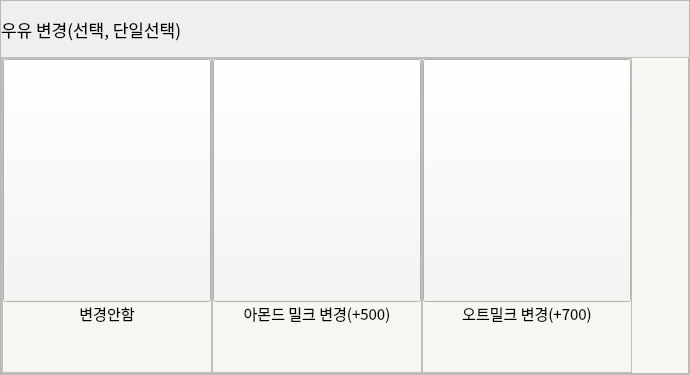
                 <widget class="QFrame" name="option_frame_9">
                  <property name="minimumSize">
                   <size>
                    <width>0</width>
                    <height>375</height>
                   </size>
                  </property>
                  <property name="maximumSize">
                   <size>
                    <width>23592958</width>
                    <height>375</height>
                   </size>
                  </property>
                  <property name="styleSheet">
                   <string notr="true"/>
                  </property>
                  <property name="frameShape">
                   <enum>QFrame::StyledPanel</enum>
                  </property>
                  <property name="frameShadow">
                   <enum>QFrame::Raised</enum>
                  </property>
                  <layout class="QVBoxLayout" name="verticalLayout_19">
                   <property name="spacing">
                    <number>0</number>
                   </property>
                   <property name="leftMargin">
                    <number>0</number>
                   </property>
                   <property name="topMargin">
                    <number>0</number>
                   </property>
                   <property name="rightMargin">
                    <number>0</number>
                   </property>
                   <property name="bottomMargin">
                    <number>0</number>
                   </property>
                   <item>
                    <widget class="QLabel" name="option_9_title">
                     <property name="minimumSize">
                      <size>
                       <width>0</width>
                       <height>0</height>
                      </size>
                     </property>
                     <property name="maximumSize">
                      <size>
                       <width>23592958</width>
                       <height>56</height>
                      </size>
                     </property>
                     <property name="font">
                      <font>
                       <family>Pretendard Medium</family>
                       <pointsize>13</pointsize>
                      </font>
                     </property>
                     <property name="text">
                      <string>우유 변경(선택, 단일선택)</string>
                     </property>
                    </widget>
                   </item>
                   <item>
                    <widget class="QFrame" name="frame_17">
                     <property name="styleSheet">
                      <string notr="true">background-color: rgb(247, 246, 243);</string>
                     </property>
                     <property name="frameShape">
                      <enum>QFrame::StyledPanel</enum>
                     </property>
                     <property name="frameShadow">
                      <enum>QFrame::Raised</enum>
                     </property>
                     <layout class="QHBoxLayout" name="horizontalLayout_8">
                      <property name="spacing">
                       <number>0</number>
                      </property>
                      <property name="leftMargin">
                       <number>0</number>
                      </property>
                      <property name="topMargin">
                       <number>0</number>
                      </property>
                      <property name="rightMargin">
                       <number>0</number>
                      </property>
                      <property name="bottomMargin">
                       <number>0</number>
                      </property>
                      <item>
                       <widget class="QFrame" name="frame_18">
                        <property name="minimumSize">
                         <size>
                          <width>210</width>
                          <height>0</height>
                         </size>
                        </property>
                        <property name="frameShape">
                         <enum>QFrame::StyledPanel</enum>
                        </property>
                        <property name="frameShadow">
                         <enum>QFrame::Raised</enum>
                        </property>
                        <layout class="QVBoxLayout" name="verticalLayout_20">
                         <property name="spacing">
                          <number>0</number>
                         </property>
                         <property name="leftMargin">
                          <number>0</number>
                         </property>
                         <property name="topMargin">
                          <number>0</number>
                         </property>
                         <property name="rightMargin">
                          <number>0</number>
                         </property>
                         <property name="bottomMargin">
                          <number>0</number>
                         </property>
                         <item>
                          <widget class="QPushButton" name="no_choice_milk">
                           <property name="minimumSize">
                            <size>
                             <width>0</width>
                             <height>243</height>
                            </size>
                           </property>
                           <property name="cursor">
                            <cursorShape>OpenHandCursor</cursorShape>
                           </property>
                           <property name="text">
                            <string/>
                           </property>
                           <property name="icon">
                            <iconset>
                             <normaloff>../img/qt자료/forbidden_gray.png</normaloff>../img/qt자료/forbidden_gray.png</iconset>
                           </property>
                           <property name="iconSize">
                            <size>
                             <width>168</width>
                             <height>225</height>
                            </size>
                           </property>
                           <property name="checkable">
                            <bool>true</bool>
                           </property>
                          </widget>
                         </item>
                         <item>
                          <widget class="QLabel" name="option_9_label_1">
                           <property name="font">
                            <font>
                             <family>Pretendard Light</family>
                             <pointsize>11</pointsize>
                            </font>
                           </property>
                           <property name="text">
                            <string>변경안함</string>
                           </property>
                           <property name="alignment">
                            <set>Qt::AlignHCenter|Qt::AlignTop</set>
                           </property>
                          </widget>
                         </item>
                        </layout>
                       </widget>
                      </item>
                      <item>
                       <widget class="QFrame" name="frame_19">
                        <property name="minimumSize">
                         <size>
                          <width>210</width>
                          <height>0</height>
                         </size>
                        </property>
                        <property name="frameShape">
                         <enum>QFrame::StyledPanel</enum>
                        </property>
                        <property name="frameShadow">
                         <enum>QFrame::Raised</enum>
                        </property>
                        <layout class="QVBoxLayout" name="verticalLayout_21">
                         <property name="spacing">
                          <number>0</number>
                         </property>
                         <property name="leftMargin">
                          <number>0</number>
                         </property>
                         <property name="topMargin">
                          <number>0</number>
                         </property>
                         <property name="rightMargin">
                          <number>0</number>
                         </property>
                         <property name="bottomMargin">
                          <number>0</number>
                         </property>
                         <item>
                          <widget class="QPushButton" name="choose_milk_a">
                           <property name="minimumSize">
                            <size>
                             <width>0</width>
                             <height>243</height>
                            </size>
                           </property>
                           <property name="cursor">
                            <cursorShape>OpenHandCursor</cursorShape>
                           </property>
                           <property name="text">
                            <string/>
                           </property>
                           <property name="icon">
                            <iconset>
                             <normaloff>../img/option_img/almond_milk_2.jpg</normaloff>../img/option_img/almond_milk_2.jpg</iconset>
                           </property>
                           <property name="iconSize">
                            <size>
                             <width>189</width>
                             <height>225</height>
                            </size>
                           </property>
                           <property name="checkable">
                            <bool>true</bool>
                           </property>
                          </widget>
                         </item>
                         <item>
                          <widget class="QLabel" name="option_9_label_2">
                           <property name="font">
                            <font>
                             <family>Pretendard Light</family>
                             <pointsize>11</pointsize>
                            </font>
                           </property>
                           <property name="text">
                            <string>아몬드 밀크 변경(+500)</string>
                           </property>
                           <property name="alignment">
                            <set>Qt::AlignHCenter|Qt::AlignTop</set>
                           </property>
                          </widget>
                         </item>
                        </layout>
                       </widget>
                      </item>
                      <item>
                       <widget class="QFrame" name="frame_43">
                        <property name="minimumSize">
                         <size>
                          <width>210</width>
                          <height>0</height>
                         </size>
                        </property>
                        <property name="frameShape">
                         <enum>QFrame::StyledPanel</enum>
                        </property>
                        <property name="frameShadow">
                         <enum>QFrame::Raised</enum>
                        </property>
                        <layout class="QVBoxLayout" name="verticalLayout_46">
                         <property name="spacing">
                          <number>0</number>
                         </property>
                         <property name="leftMargin">
                          <number>0</number>
                         </property>
                         <property name="topMargin">
                          <number>0</number>
                         </property>
                         <property name="rightMargin">
                          <number>0</number>
                         </property>
                         <property name="bottomMargin">
                          <number>0</number>
                         </property>
                         <item>
                          <widget class="QPushButton" name="choose_milk_o">
                           <property name="minimumSize">
                            <size>
                             <width>0</width>
                             <height>243</height>
                            </size>
                           </property>
                           <property name="cursor">
                            <cursorShape>PointingHandCursor</cursorShape>
                           </property>
                           <property name="text">
                            <string/>
                           </property>
                           <property name="icon">
                            <iconset>
                             <normaloff>../img/option_img/oat-milkjpg.jpg</normaloff>../img/option_img/oat-milkjpg.jpg</iconset>
                           </property>
                           <property name="iconSize">
                            <size>
                             <width>203</width>
                             <height>225</height>
                            </size>
                           </property>
                           <property name="checkable">
                            <bool>true</bool>
                           </property>
                          </widget>
                         </item>
                         <item>
                          <widget class="QLabel" name="option_9_label_3">
                           <property name="font">
                            <font>
                             <family>Pretendard Light</family>
                             <pointsize>11</pointsize>
                            </font>
                           </property>
                           <property name="text">
                            <string>오트밀크 변경(+700)</string>
                           </property>
                           <property name="alignment">
                            <set>Qt::AlignHCenter|Qt::AlignTop</set>
                           </property>
                          </widget>
                         </item>
                        </layout>
                       </widget>
                      </item>
                      <item>
                       <spacer name="horizontalSpacer_7">
                        <property name="orientation">
                         <enum>Qt::Horizontal</enum>
                        </property>
                        <property name="sizeHint" stdset="0">
                         <size>
                          <width>56</width>
                          <height>37</height>
                         </size>
                        </property>
                       </spacer>
                      </item>
                     </layout>
                    </widget>
                   </item>
                  </layout>
                 </widget>
